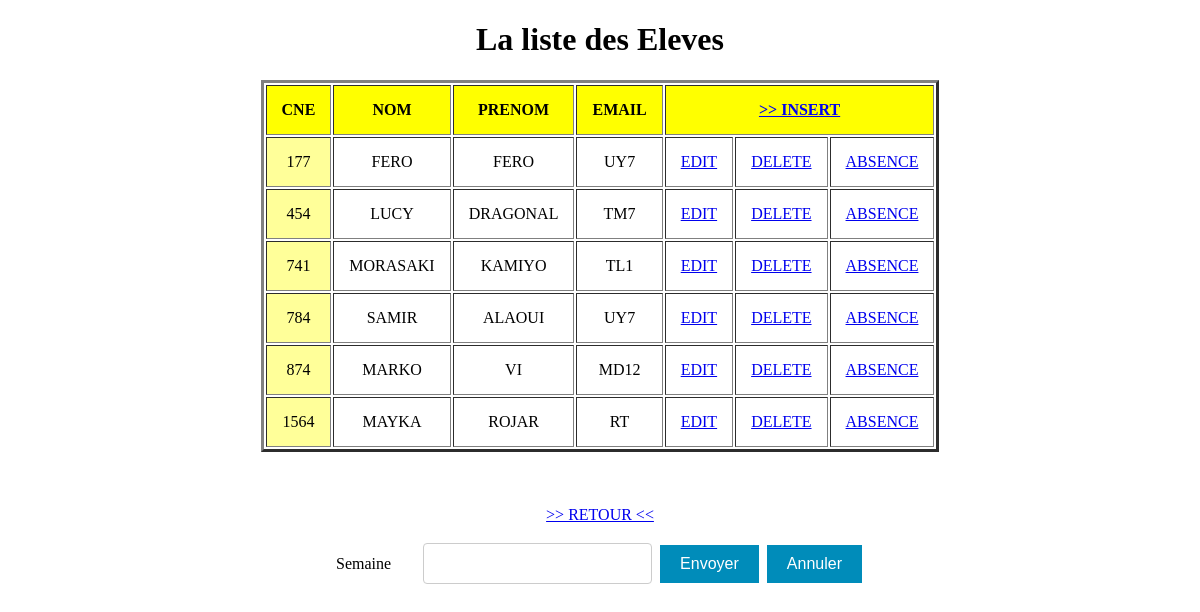
Page /IHM/Eleve/index.php on the committed database.
### tables this page shows
CREATE TABLE `eleve` (
  `cne` int(11) NOT NULL,
  `nom` varchar(30) NOT NULL,
  `prenom` varchar(30) NOT NULL,
  `groupe` varchar(30) NOT NULL
);

### Acces_BD/Eleve.php (called while the page is built, shortened)
<?php
$link=Connexion("tpabsence");
function all()
{
Global $link;
$req="select * from Eleve ORDER BY cne ASC";
return mysqli_query($link,$req);
}
?>

### IHM/Eleve/index.php (the view, shortened to what this page needs)
<!DOCTYPE html>
<html>
<head>
</head>
<body>
<?php
include_once "../../Acces_BD/Eleve.php";
$res=all();
?>
<center>
    <h1>La liste des Eleves</h1>
    <table border="3";width=70%; style="text-transform: uppercase; text-align: center;";>
    <tr style="padding: 15px;  text-align: center; background:#FFFF00;">
        <th>CNE</th>
        <th>NOM</th>
        <th>PRENOM</th>
        <th>EMAIL</th>
        <th colspan="3"><a href="form.php">>> INSERT </a></th>
    </tr>
<?php while($V=mysqli_fetch_array($res))
      {
?>
    <tr>
        <td style="background:#FFFF99;"><?=$V[0]?></td>
        <td><?=$V[1]?></td>
        <td><?=$V[2]?></td>
        <td><?=$V[3]?></td>
        <td><a href="form.php?id=<?=$V[0]?>">Edit</a></td>
        <td><a href="?id=<?=$V[0]?>&nom=<?=$V[1]?> <?=$V[2]?>">Delete</a></td>
        <td><a href="?id=<?=$V[0]?>&a=1">Absence</a></td>
    </tr>
<?php } ?>
</table>
<br>
<br><br>
<a href="../../index.php?admin=true">>> RETOUR <<</a>
<table>
<form action="?action=search" method="post">
<tr>
<td>Semaine</td>
            <td><input type="text" name="week" value="" ></td>
            <td><input  class="button button2" type="submit" value="Envoyer">
            <input  class="button button2" type="reset" value="Annuler"></td>
        </tr>
      </form>
</table>
</center></body>

### IHM/Eleve/index.php (style rules this page uses)
th, td { padding: 15px; }
.button { border: none; color: white; padding: 10px 20px; text-align: center; text-decoration: none; display: inline-block; font-size: 16px; margin: 4px 2px; cursor: pointer; }
input[type=text], input[type=password] { width: 100%; padding: 12px; border: 1px solid #ccc; border-radius: 4px; resize: vertical; }
.button2 { background-color: #008CBA; }

### rows in the picture
eleve: cne "177", nom "FERO", prenom "FERO", groupe "UY7"
eleve: cne "454", nom "LUCY", prenom "DRAGONAL", groupe "TM7"
eleve: cne "741", nom "MORASAKI", prenom "KAMIYO", groupe "TL1"
eleve: cne "784", nom "SAMIR", prenom "ALAOUI", groupe "UY7"
eleve: cne "874", nom "MARKO", prenom "VI", groupe "MD12"
eleve: cne "1564", nom "MAYKA", prenom "ROJAR", groupe "RT"
